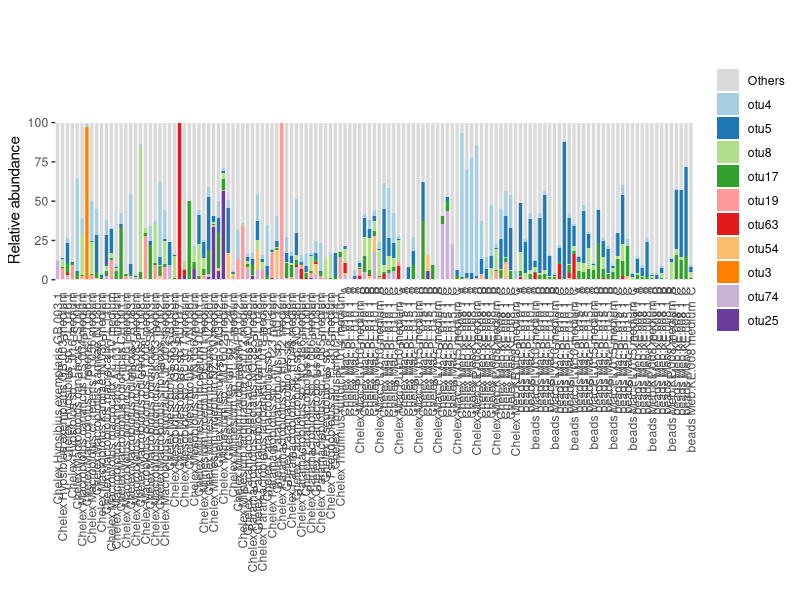

The R script that drew this image:
library(reshape2)
library(ggplot2)

samples<- read.csv("../EXPERIMENT1/SAMPLES_EXPERIMENT1.csv",sep="\t", header=T)
Statistic_table<- read.csv("../EXPERIMENT1/Results/Statistics_table.txt",sep="\t",header=T,row.names=1)

percentages<-Statistic_table[c(12,22,21,13,14,17),  ] 

 
otus<-read.csv("../EXPERIMENT1/Results/Decontaminated_OTU_Table.txt",sep="\t", header=T,row.names=1)

# EMPTY 
otus<-otus[,! colnames(otus) %in%  c("EXPERIMENT_1_T_Neg_PCRI_1","EXPERIMENT_1_T_Neg_PCRI_1","EXPERIMENT_1_T_Neg_PCRI_2")]


#TO RELATIVE
	X<-otus
	info<-X[1:5]
	n<-ncol(X)
	X<-X[-c(1:5,n)]
	X<-apply(X, 2, function(x){100*x/sum(x)} )
	out<-cbind(info,X)
otus<-out

otus<-otus[,-c(1,2,3,4,5)]

apply(otus,1,max)

otusMEAN<-otus[rev(order(rowSums(otus,na.rm=T))),]
otusMAX<-otus[rev(order(apply(otus,1,max))),]

otus<-unique(rbind(otusMEAN[1:5,], otusMAX[1:9,] ))



otus<-rbind(100-colSums(otus),otus)
rownames(otus)[1]<-"Others"

melted_otus<-melt(t(otus))

melted_otus$REPLICATE<-t( samples[1, paste0(melted_otus[,1])])
melted_otus$EXTRACTION<-t( samples[2, paste0(melted_otus[,1])])

melted_otus$EXTRACTION[melted_otus$EXTRACTION=="Chelex"]<-"1.Chelex"
melted_otus$EXTRACTION[melted_otus$EXTRACTION=="beads"]<-"2.SPRIbeads"


melted_otus$SPECIES<-t( samples[3, paste0(melted_otus[,1])])
melted_otus$BLANK_TYPE<-t( samples[4, paste0(melted_otus[,1])])
melted_otus$N<-t( samples[5, paste0(melted_otus[,1])])
melted_otus$WASHED<-t( samples[6, paste0(melted_otus[,1])])
melted_otus$EXPERIMENT<-t( samples[9, paste0(melted_otus[,1])])
melted_otus$GENUS<-t( samples[10, paste0(melted_otus[,1])])
melted_otus$SAMPLE_NAME<-t( samples[11, paste0(melted_otus[,1])])
melted_otus$BLANK_TYPE[melted_otus$BLANK_TYPE=="blank"]<-"0.blank"
melted_otus$BLANK_TYPE[melted_otus$BLANK_TYPE=="ludwik"]<-"1.ludwik"
melted_otus$BLANK_TYPE[melted_otus$BLANK_TYPE=="zywiec"]<-"1.zywiec"
melted_otus$BLANK_TYPE[melted_otus$BLANK_TYPE=="algae"]<-"2.algae"
melted_otus$BLANK_TYPE[melted_otus$BLANK_TYPE=="rotifers"]<-"3.algae"
melted_otus$BLANK_TYPE[melted_otus$BLANK_TYPE==""]<-"4.not_blank"
melted_otus$SAMPLE<-melted_otus[,1]
melted_otus$WITH_REPLICATES<-melted_otus$REPLICATE %in% c("A","B","C")
melted_otus$NAME<-paste(melted_otus$EXTRACTION, melted_otus$SPECIES,melted_otus$REPLICATE,melted_otus$N)

melted_otus<-subset(melted_otus,BLANK_TYPE=="4.not_blank")


THEME<-theme(panel.margin=unit(c(0), "lines"),  axis.ticks.x=element_blank(), panel.grid.major=element_blank(),panel.grid.minor=element_blank(),panel.border=element_rect(colour = "#ffffff", fill=NA, size=0.5), strip.background = element_blank(),axis.text.x = element_text(angle = 90, vjust = 0.5, hjust=1),strip.text   = element_text(size=0),legend.title=element_blank() )


library(RColorBrewer)
col_vector<-c("#dadada",brewer.pal(11, "Paired") )


dev.new()
svg("EXPERIMENT_1_decontaminated_otus.svg",width=20,height=9)
ggplot( melted_otus, aes(x=SAMPLE_NAME,y=value,fill=Var2) )+geom_bar(stat="identity",position="stack", width=2)+ theme(panel.border = element_blank() ,panel.background = element_blank() )+facet_grid(~EXTRACTION+WITH_REPLICATES+BLANK_TYPE+GENUS+SPECIES+REPLICATE+N+SAMPLE, scales = "free", space = "free")+THEME+ scale_y_continuous(limits = c(0,101), expand = c(0, 0))+xlab("")+ylab("Relative abundance") +scale_fill_manual(values=col_vector)

dev.off()


